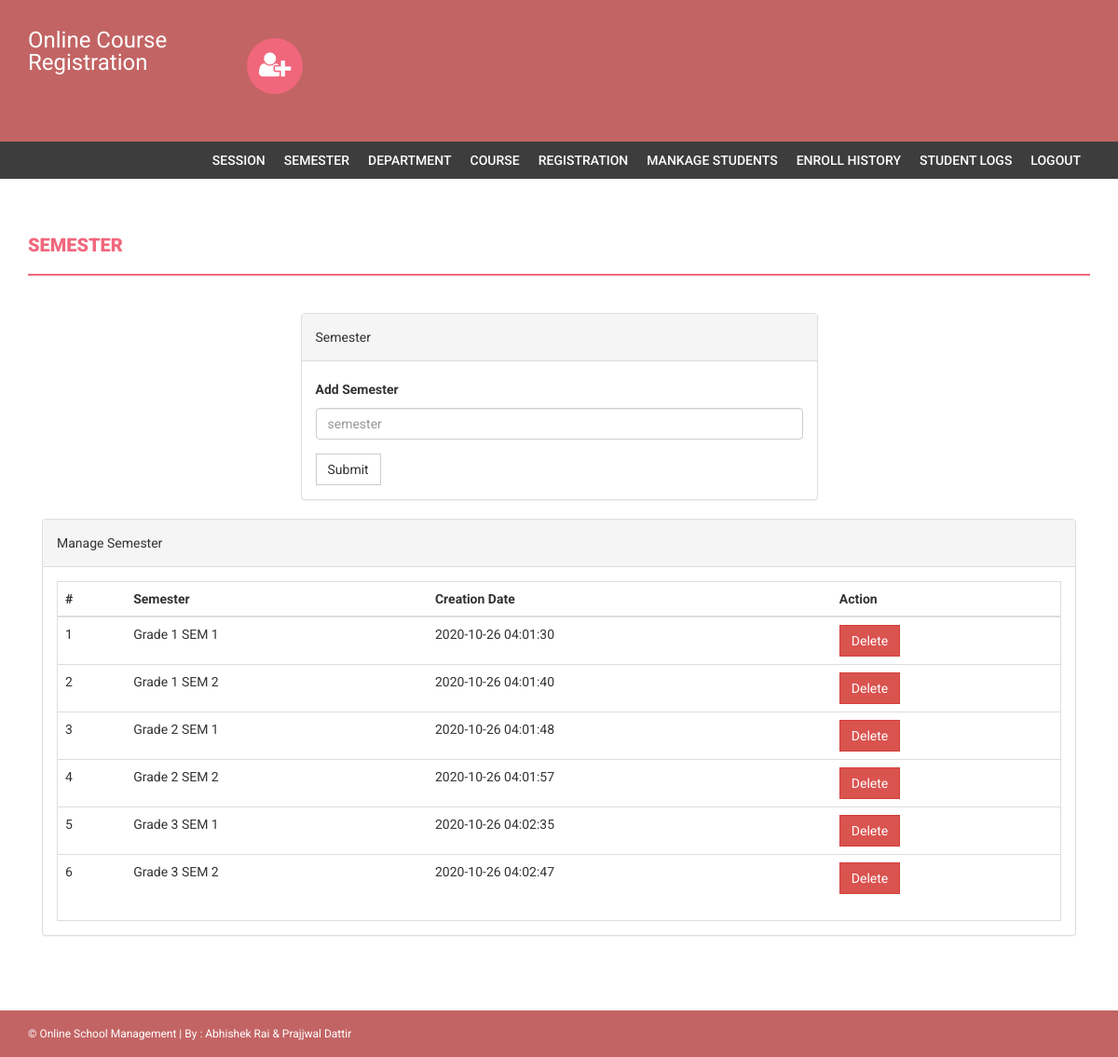
/admin/semester.php (signed in), run on an earlier commit of the app's database.
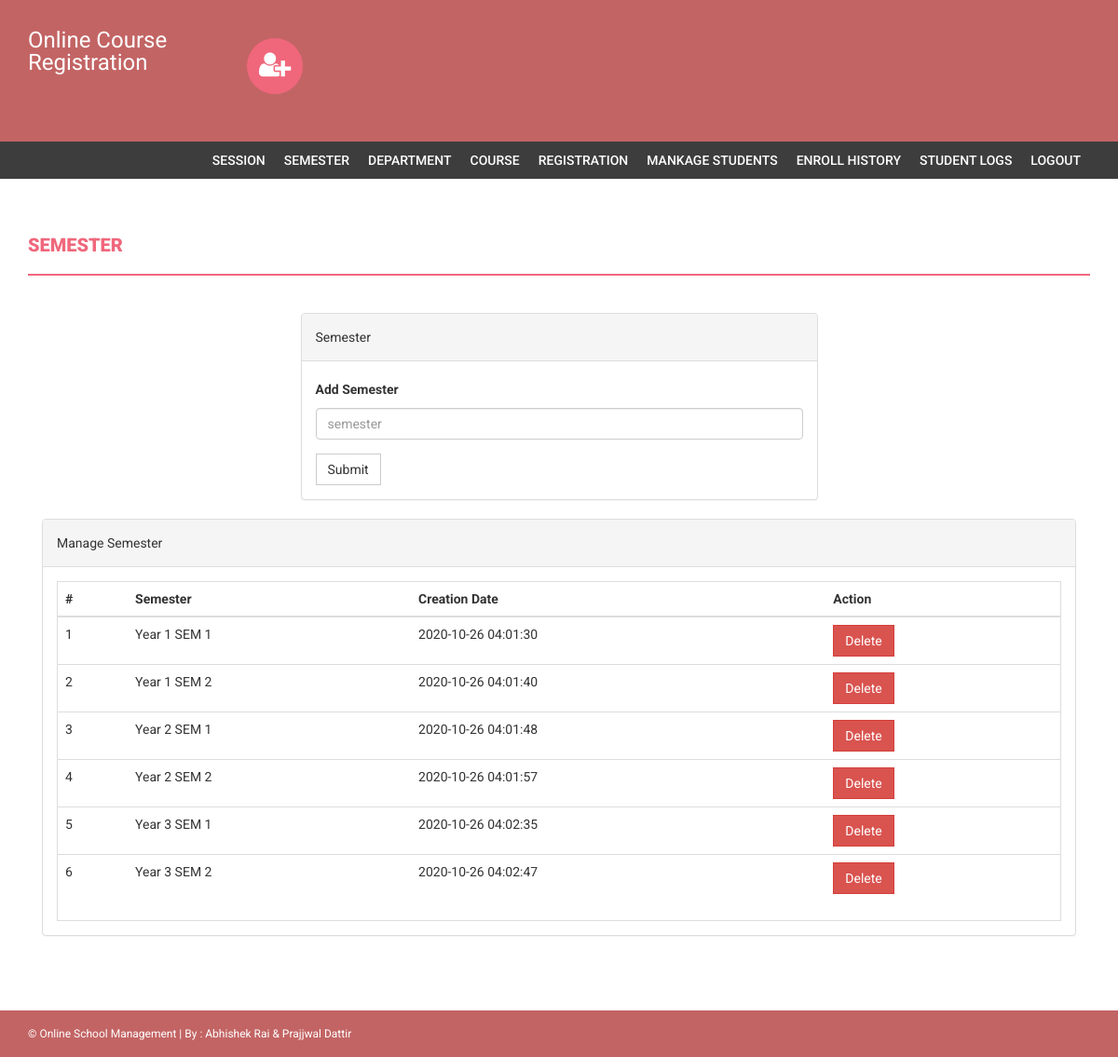
And on a later commit of the database.
### tables this page shows
CREATE TABLE `semester` (
  `id` int(11) NOT NULL,
  `semester` varchar(255) DEFAULT NULL,
  `creationDate` timestamp NULL DEFAULT current_timestamp(),
  `updationDate` varchar(255) DEFAULT NULL
);

### admin/semester.php (the view, shortened to what this page needs)
<?php
if(strlen($_SESSION['alogin'])==0)
    {
header('location:index.php');
}
else{
?>
<!DOCTYPE html>
<html xmlns="http://www.w3.org/1999/xhtml">
<head>
    <link href="assets/css/bootstrap.css" rel="stylesheet" />
    <link href="assets/css/font-awesome.css" rel="stylesheet" />
    <link href="assets/css/style.css" rel="stylesheet" />
</head>
<body>
<?php include('includes/header.php');?>
<?php if($_SESSION['alogin']!="")
{
 include('includes/menubar.php');
}
 ?>
    <div class="content-wrapper">
        <div class="container">
              <div class="row">
                    <div class="col-md-12">
                        <h1 class="page-head-line">Semester  </h1>
                    </div>
                </div>
                <div class="row" >
                  <div class="col-md-3"></div>
                    <div class="col-md-6">
                        <div class="panel panel-default">
                        <div class="panel-heading">
                           Semester
                        </div>
                        <div class="panel-body">
                       <form name="semester" method="post">
   <div class="form-group">
    <label for="semester">Add Semester  </label>
    <input type="text" class="form-control" id="semester" name="semester" placeholder="semester" required />
  </div>
 <button type="submit" name="submit" class="btn btn-default">Submit</button>
</form>
                            </div>
                            </div>
                    </div>
                </div>
                <div class="col-md-12">
                    <div class="panel panel-default">
                        <div class="panel-heading">
                            Manage Semester
                        </div>
                        <div class="panel-body">
                            <div class="table-responsive table-bordered">
                                <table class="table">
                                    <thead>
                                        <tr>
                                            <th>#</th>
                                            <th>Semester</th>
                                            <th>Creation Date</th>
                                            <th>Action</th>
                                        </tr>
                                    </thead>
                                    <tbody>
<?php
$sql=mysqli_query($con,"select * from semester");
$cnt=1;
while($row=mysqli_fetch_array($sql))
{
?>
                                        <tr>
                                            <td><?php echo $cnt;?></td>
                                            <td><?php echo htmlentities($row['semester']);?></td>
                                            <td><?php echo htmlentities($row['creationDate']);?></td>
                                            <td>
  <a href="semester.php?id=<?php echo $row['id']?>&del=delete" onClick="return confirm('Are you sure you want to delete?')">
                                            <button class="btn btn-danger">Delete</button>
</a>
                                            </td>
                                        </tr>
<?php
$cnt++;
} ?>
                                    </tbody>
                                </table>
                            </div>
                        </div>
                    </div>
                </div>
            </div>
        </div>
  <?php include('includes/footer.php');?>
</body>
</html>
<?php } ?>

What changed in the data, as far as the page shows it:
changed semester: semester "Grade 1 SEM 1" → "Year 1 SEM 1"
changed semester: semester "Grade 1 SEM 2" → "Year 1 SEM 2"
changed semester: semester "Grade 2 SEM 1" → "Year 2 SEM 1"
changed semester: semester "Grade 2 SEM 2" → "Year 2 SEM 2"
changed semester: semester "Grade 3 SEM 1" → "Year 3 SEM 1"
changed semester: semester "Grade 3 SEM 2" → "Year 3 SEM 2"
